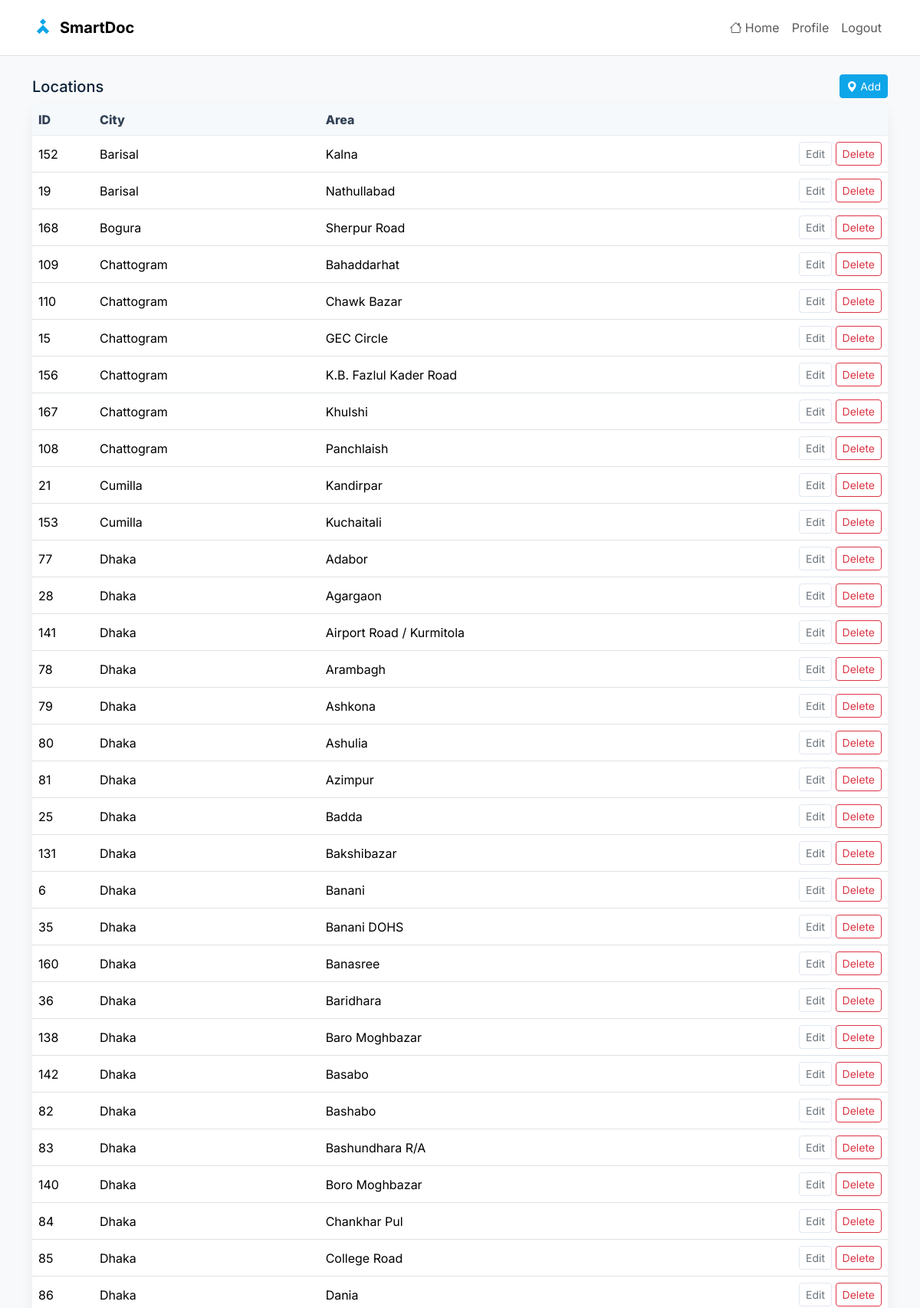
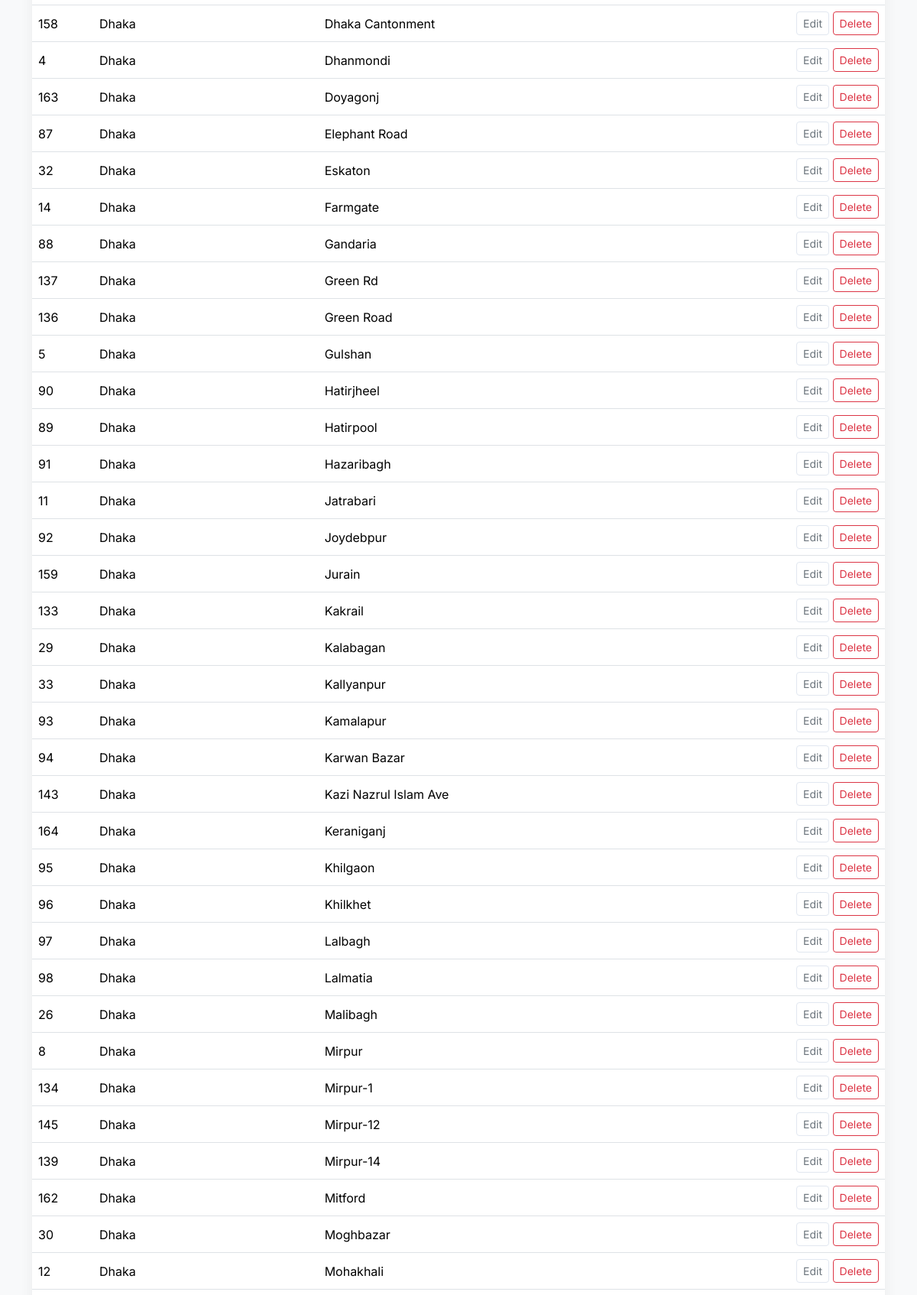
Screenshot of /admins/locations.php (signed in, upper part) with the database file from the repository (2 pictures, top to bottom).
### tables this page shows
CREATE TABLE `location` (
  `location_id` int(11) NOT NULL,
  `city` varchar(100) DEFAULT NULL,
  `area_name` varchar(250) DEFAULT NULL
);

### admins/includes/util.php (called while the page is built, shortened)
<?php
function h($s){ return htmlspecialchars((string)$s, ENT_QUOTES, 'UTF-8'); }

### admins/locations.php (the view, shortened to what this page needs)
<?php
require_once __DIR__ . '/includes/util.php';
require_once __DIR__ . '/includes/header.php';
?>
<div class="d-flex justify-content-between align-items-center mb-2">
  <h2 class="h5 mb-0">Locations</h2>
  <button class="btn btn-sm btn-primary" data-bs-toggle="modal" data-bs-target="#addLocation">
    <i class="bi bi-geo-alt-fill me-1"></i>Add
  </button>
</div>
<div class="card">
  <div class="table-responsive">
    <table class="table mb-0 align-middle">
      <thead>
        <tr>
          <th style="width:80px">ID</th>
          <th>City</th>
          <th>Area</th>
          <th style="width:160px"></th>
        </tr>
      </thead>
      <tbody>
        <?php
        $rs = $con->query("SELECT * FROM `location` ORDER BY COALESCE(city,'') ASC, COALESCE(area_name,'') ASC, location_id DESC");
        while($row = $rs->fetch_assoc()):
        ?>
          <tr>
            <td><?= (int)$row['location_id'] ?></td>
            <td><?= h($row['city']) ?></td>
            <td><?= h($row['area_name']) ?></td>
            <td class="text-end">
              <button class="btn btn-sm btn-outline-secondary" data-bs-toggle="modal" data-bs-target="#edit<?= (int)$row['location_id'] ?>">
                Edit
              </button>
              <form method="post" class="d-inline" onsubmit="return confirm('Delete this location? Hospitals linked will keep NULL.');">
                <button class="btn btn-sm btn-outline-danger">Delete</button>
              </form>
            </td>
          </tr>
        <?php endwhile; ?>
      </tbody>
    </table>
  </div>
</div>
<?php require_once __DIR__ . '/includes/footer.php'; ?>

### admins/assets/admin.css (style rules this page uses)
:root { --sd-primary:#0ea5e9; --sd-primary-deep:#0284c7; --sd-dark:#0b2239; --sd-accent:#10b981; --sd-bg:#f8fafc; --lav-50:#eef2ff; --lav-100:#e9d5ff; --lav-200:#d8b4fe; --lav-300:#c084fc; --navy:var(--sd-primary); --navy-deep:var(--sd-primary-deep); --navy-accent:#38bdf8; --muted:#64748b; --page-bg:var(--sd-bg); --card-bg:#ffffff; --shadow:0 6px 18px rgba(16,24,40,.06); --shadow-strong:0 10px 24px rgba(16,24,40,.12); --sidebar-w: 264px; }
html,body { height:100% }
body { background:var(--page-bg); color:var(--sd-dark); font-family:Inter, system-ui, -apple-system, Segoe UI, Roboto, "Helvetica Neue", Arial, "Noto Sans", "Apple Color Emoji","Segoe UI Emoji","Segoe UI Symbol","Noto Color Emoji"; -webkit-font-smoothing:antialiased; -moz-osx-font-smoothing:grayscale; }
.card { border:0; border-radius:16px; background:var(--card-bg); box-shadow:var(--shadow); }
.table { --bs-table-bg:#fff; }
.table thead th { background:#f6f9fc; color:#334155; font-weight:800; border-bottom:1px solid #e8edf4; }
.table tbody td { vertical-align:middle; }
.btn-primary { --bs-btn-bg:var(--sd-primary); --bs-btn-border-color:var(--sd-primary); --bs-btn-hover-bg:var(--sd-primary-deep); --bs-btn-hover-border-color:var(--sd-primary-deep); }
.btn-outline-secondary { border-color:#e1e7f0; }
.btn-outline-danger { --bs-btn-hover-bg:#fee2e2; --bs-btn-hover-border-color:#fecaca; --bs-btn-hover-color:#991b1b; }
* { scrollbar-width:thin; scrollbar-color:#c8d3e3 transparent; }

### rows the page displays
location: location_id "152", city "Barisal", area_name "Kalna"
location: location_id "19", city "Barisal", area_name "Nathullabad"
location: location_id "168", city "Bogura", area_name "Sherpur Road"
location: location_id "109", city "Chattogram", area_name "Bahaddarhat"
location: location_id "110", city "Chattogram", area_name "Chawk Bazar"
location: location_id "15", city "Chattogram", area_name "GEC Circle"
location: location_id "156", city "Chattogram", area_name "K.B. Fazlul Kader Road"
location: location_id "167", city "Chattogram", area_name "Khulshi"
location: location_id "108", city "Chattogram", area_name "Panchlaish"
location: location_id "21", city "Cumilla", area_name "Kandirpar"
location: location_id "153", city "Cumilla", area_name "Kuchaitali"
location: location_id "77", city "Dhaka", area_name "Adabor"
location: location_id "28", city "Dhaka", area_name "Agargaon"
location: location_id "141", city "Dhaka", area_name "Airport Road / Kurmitola"
location: location_id "78", city "Dhaka", area_name "Arambagh"
location: location_id "79", city "Dhaka", area_name "Ashkona"
location: location_id "80", city "Dhaka", area_name "Ashulia"
location: location_id "81", city "Dhaka", area_name "Azimpur"
location: location_id "25", city "Dhaka", area_name "Badda"
location: location_id "131", city "Dhaka", area_name "Bakshibazar"
location: location_id "6", city "Dhaka", area_name "Banani"
location: location_id "35", city "Dhaka", area_name "Banani DOHS"
location: location_id "160", city "Dhaka", area_name "Banasree"
location: location_id "36", city "Dhaka", area_name "Baridhara"
location: location_id "138", city "Dhaka", area_name "Baro Moghbazar"
location: location_id "142", city "Dhaka", area_name "Basabo"
location: location_id "82", city "Dhaka", area_name "Bashabo"
location: location_id "83", city "Dhaka", area_name "Bashundhara R/A"
location: location_id "140", city "Dhaka", area_name "Boro Moghbazar"
location: location_id "84", city "Dhaka", area_name "Chankhar Pul"
location: location_id "85", city "Dhaka", area_name "College Road"
location: location_id "86", city "Dhaka", area_name "Dania"
location: location_id "158", city "Dhaka", area_name "Dhaka Cantonment"
location: location_id "4", city "Dhaka", area_name "Dhanmondi"
location: location_id "163", city "Dhaka", area_name "Doyagonj"
location: location_id "87", city "Dhaka", area_name "Elephant Road"
location: location_id "32", city "Dhaka", area_name "Eskaton"
location: location_id "14", city "Dhaka", area_name "Farmgate"
